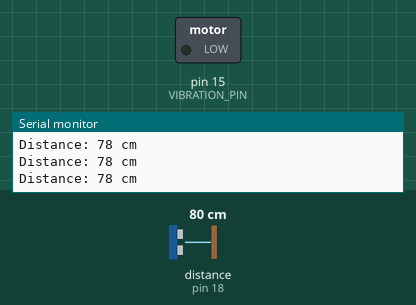
This sketch was run on a simulated Arduino Uno, built with avr-gcc and run on an emulated ATmega328P. Shown: switched loads named in the sketch (green lamp = pin HIGH), the last lines printed to the serial monitor. Wiring (inferred from the names in the program): ultrasonic range finder: trigger pin 5; echo pin 18. The inputs (shaded band) are chosen by the test bench; at power-on: distance to the obstacle (sensor on pin 18) 80 cm. The echo pulse lasts 58.3 µs per cm; pins used as bus, display or sensor lines are not drawn.

Above: at 1.2 s.
1.3 s: distance to the obstacle (sensor on pin 18) set to 34 cm
2.8 s: distance to the obstacle (sensor on pin 18) set to 27 cm
At 3.4 s:
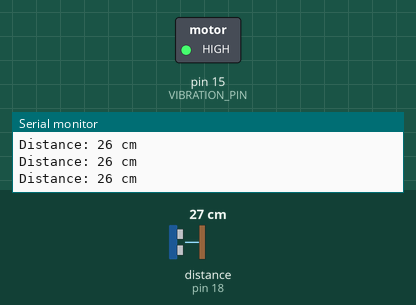
4.3 s: distance to the obstacle (sensor on pin 18) set to 35 cm
At 5.4 s:
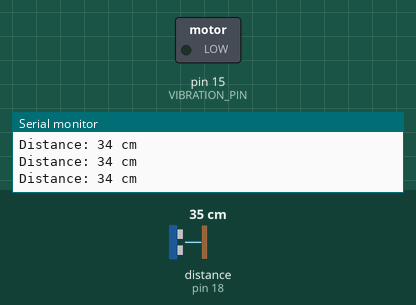
5.9 s: distance to the obstacle (sensor on pin 18) set to 2 cm
At 7.3 s:
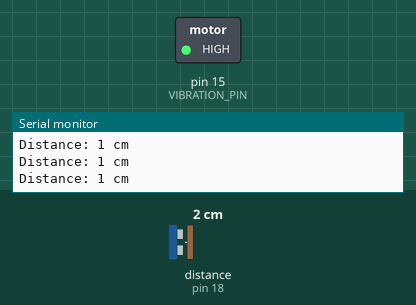
Timing chart, 0 to 8.5 s (numbered marks = the images above; inputs shaded):
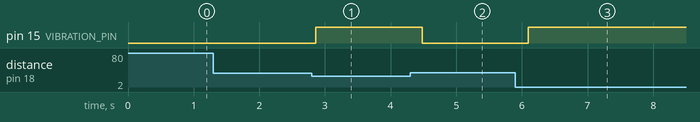

Measured:
- the behaviour switches between 31 and 30 cm on distance to the obstacle (sensor on pin 18) (found by bisection; images 0 and 1)
- after the input at 2.8 s, pin 15 (VIBRATION_PIN): LOW → HIGH after 0.06 s
- after the input at 4.3 s, pin 15 (VIBRATION_PIN): HIGH → LOW after 0.18 s
- after the input at 5.9 s, pin 15 (VIBRATION_PIN): LOW → HIGH after 0.20 s

The sketch:

blind_stick.ino
```cpp
// Define pins for Ultrasonic Sensor
#define TRIG_PIN 5
#define ECHO_PIN 18

// Define pin for Vibration Motor or Buzzer
#define VIBRATION_PIN 15

// Define distance threshold in centimeters
const int thresholdDistance = 30; // Adjust based on desired range

void setup() {
  // Initialize Serial Monitor
  Serial.begin(115200);

  // Set pin modes for ultrasonic sensor
  pinMode(TRIG_PIN, OUTPUT);
  pinMode(ECHO_PIN, INPUT);

  // Set pin mode for vibration motor or buzzer
  pinMode(VIBRATION_PIN, OUTPUT);

  // Start with motor or buzzer off
  digitalWrite(VIBRATION_PIN, LOW);
}

void loop() {
  // Get the distance reading from the ultrasonic sensor
  long duration, distance;

  // Clear the trigger pin
  digitalWrite(TRIG_PIN, LOW);
  delayMicroseconds(2);

  // Set the trigger pin high for 10 microseconds
  digitalWrite(TRIG_PIN, HIGH);
  delayMicroseconds(10);
  digitalWrite(TRIG_PIN, LOW);

  // Read the echo pin (duration of the pulse in microseconds)
  duration = pulseIn(ECHO_PIN, HIGH);

  // Calculate the distance (in cm)
  distance = (duration * 0.034) / 2;

  // Print the distance to the Serial Monitor
  Serial.print("Distance: ");
  Serial.print(distance);
  Serial.println(" cm");

  // Check if distance is less than threshold
  if (distance < thresholdDistance && distance > 0) {
    // Turn on vibration motor or buzzer if an obstacle is near
    digitalWrite(VIBRATION_PIN, HIGH);
  } else {
    // Turn off the motor/buzzer if no obstacle is detected
    digitalWrite(VIBRATION_PIN, LOW);
  }

  // Add a small delay to avoid rapid switching
  delay(200);
}
```
